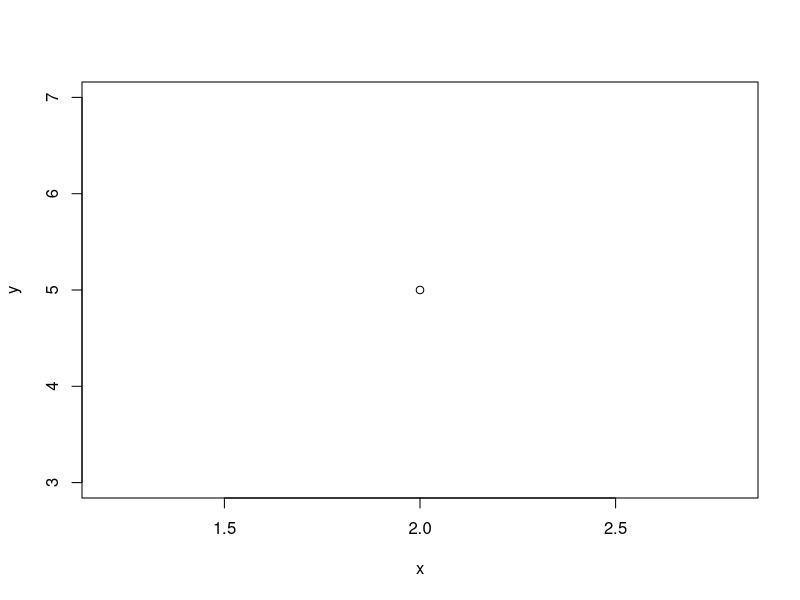

Recreate this plot in R.
### Script realizado por Alicia
# Abril 2018
# Este script es una demostraci??n de qu?? es un script


# Sumar 1+1
1+1

# Crear un objeto con el resultado de sumar 1+1
x<-1+1

# Mostrar el valor de x
x

# sumarle 13 a x
x+13

# definir y
y<-5

# plot x,y
plot(x,y)



